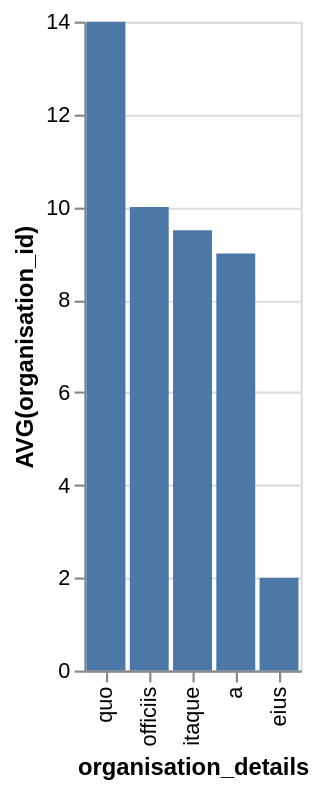

Here is the Vega-Lite specification saved for this chart:
### Vega-Lite specification from a JSON file in a GitHub repository (floating-point values rounded to 4 significant figures)
{"data": {"values": [{"x_data": "quo", "y_data": 14}, {"x_data": "officiis", "y_data": 10}, {"x_data": "itaque", "y_data": 9.5}, {"x_data": "a", "y_data": 9}, {"x_data": "eius", "y_data": 2}]}, "mark": "bar", "encoding": {"x": {"field": "x_data", "type": "nominal", "title": "organisation_details", "sort": {"op": "sum", "field": "y_data", "order": "descending"}}, "y": {"field": "y_data", "type": "quantitative", "title": "AVG(organisation_id)"}}}
